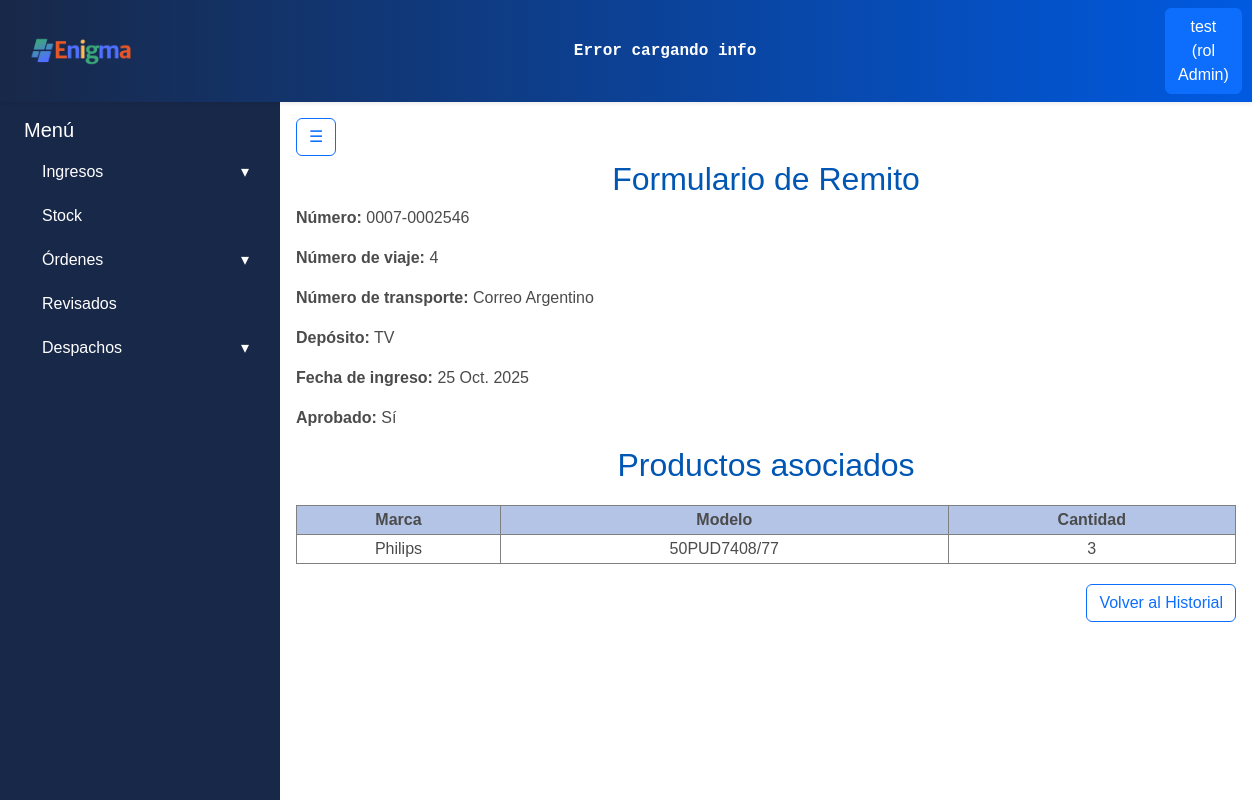
The app's page /ingresos/history/ver/9/ (signed in) with its own data.
### apps/usuarios/models.py (models this page shows, shortened)
class Usuarios(AbstractBaseUser):
    username = models.CharField('Nombre de usuario', unique= True, max_length=60)
    email = models.EmailField('Correo electronico', max_length=254, unique= True)
    nombre = models.CharField(max_length=50)
    apellido = models.CharField(max_length=50)
    rol = models.ForeignKey(Roles, on_delete=models.CASCADE)
    activo = models.BooleanField(default=True)
    is_admin = models.BooleanField(default = False)
    is_superuser = models.BooleanField(default=False)
    is_staff = models.BooleanField(default=False)
    objects = UsuariosManager()
    USERNAME_FIELD = 'username'
    REQUIRED_FIELDS = ['nombre', 'apellido', 'email'] #campos necesarios para crear la cuenta por consola

class Roles(models.Model):
    id = models.AutoField(primary_key=True)
    nombre = models.CharField(max_length=50)
    def __str__(self):
        return self.nombre

### apps/ingresos/models.py (models this page shows, shortened)
class Remitos(ModeloBaseConUsuario):
    numero_remito = models.CharField(max_length=20)
    numero_viaje = models.IntegerField()
    detalle_transporte = models.CharField(max_length=30)
    deposito_id = models.ForeignKey('stock.Depositos', on_delete=models.PROTECT)
    fecha_ingreso = models.DateField(auto_now_add=True)
    aprobado = models.BooleanField(default=False)
    productos = models.ManyToManyField('Productos', through='RemitoProducto')

class RemitoProducto(models.Model):
    id = models.AutoField(primary_key=True)
    remito_id = models.ForeignKey('Remitos', on_delete=models.CASCADE)
    producto_id = models.ForeignKey('Productos', on_delete=models.PROTECT)
    cantidad = models.PositiveIntegerField()
    actualizado = models.DateTimeField(auto_now=True)

class Productos(models.Model):
    id = models.AutoField(primary_key=True)
    marca = models.CharField(max_length=30)
    modelo = models.CharField(max_length=50, unique=True)

### apps/stock/models.py (models this page shows, shortened)
class Depositos(models.Model):
    id = models.AutoField(primary_key=True)
    nombre = models.CharField(max_length=50)

### apps/ingresos/views.py (the view)
# urls.py: path('ver/<int:pk>/', ver_remito, name='ver_remito'),
@login_required     # SOLO EL DECORADOR, LA REDIRECCION ESTA DEFINIDA EN EL SETTING
def ver_remito(request, pk):
    remito = get_object_or_404(Remitos, pk=pk)
    productos_relacionados = RemitoProducto.objects.filter(remito_id=remito)
    return render(request, 'remitos/ver_formulario.html', {'remito': remito,
                                                           'productos_relacionados': productos_relacionados,
                                                           })

### apps/ingresos/templates/remitos/ver_formulario.html (shortened to what this page needs)
{% extends "base.html" %}
{% block content %}
<div>
    <h2>Formulario de Remito</h2>
    <p><strong>Número:</strong> {{ remito.numero_remito }}</p>
    <p><strong>Número de viaje:</strong> {{ remito.numero_viaje }}</p>
    <p><strong>Número de transporte:</strong> {{ remito.detalle_transporte }}</p>
    <p><strong>Depósito:</strong> {{ remito.deposito_id.nombre }}</p>
    <p><strong>Fecha de ingreso:</strong> {{ remito.fecha_ingreso }}</p>
    <p><strong>Aprobado:</strong> {{ remito.aprobado|yesno:"Sí,No" }}</p>
    <h2>Productos asociados</h2>
    <table class="ingresos-table">
        <thead>
            <tr>
                <th>Marca</th>
                <th>Modelo</th>
                <th>Cantidad</th>
            </tr>
        </thead>
        <tbody>
            {% for rp in productos_relacionados %}
                <tr>
                    <td>{{ rp.producto_id.marca }}</td>
                    <td>{{ rp.producto_id.modelo }}</td>
                    <td>{{ rp.cantidad }}</td>
                </tr>
            {% empty %}
                <tr><td colspan="3">No hay productos asociados.</td></tr>
            {% endfor %}
        </tbody>
    </table>
</div>
<div class="text-end">
  <a class="btn btn-outline-primary" href="{% url 'ingresos_historial' %}">Volver al Historial</a>
</div>
{% endblock %}

### templates/includes/header.html (shortened to what this page needs)
{% load static %}
<nav class="navbar navbar-expand-lg shadow-sm navbar-gradient">
  <div class="container-fluid">
    <a class="navbar-brand d-flex align-items-center" href="{% url 'core:dashboard' %}">
      <div class="card-header p-0 bg-transparent border-0">
        <img class="logo_form" src="{% static 'img/enigmaLogoNuevo.png' %}" alt="Enigma Logo">
      </div>
    </a>
    <div class="mx-auto text-center d-none d-lg-block">
        <div class="ticker-container text-white py-1 px-2 rounded">
            <div class="ticker" id="ticker-api">
            </div>
        </div>
    </div>
    <div class="d-flex ms-auto">
      {% if user.is_authenticated %}
        <div class="dropdown">
          <a class="btn btn-primary" href="#" role="button" id="dropdownUser" data-bs-toggle="dropdown" aria-expanded="false">
            {{ user.username }} (rol {{ user.rol }})
          </a>
        </div>
      {% else %}
        <a href="{% url 'usuarios:register' %}" class="btn btn-outline-primary me-2">Registrarse</a>
        <a href="{% url 'usuarios:login' %}" class="btn btn-outline-success">Login</a>
      {% endif %}
    </div>
  </div>
</nav>

### static/css/style.css (style rules this page uses)
:root { --color-bg-navbar-solid:linear-gradient(90deg, #182848 0%, #005ae1 100%); }
.navbar-gradient { background: var(--color-bg-navbar-solid); }
.logo_form { width: auto; height: 40px; margin-right: 10px; margin-left: 0.8rem; }
h2 { color: #e02626; }
.ingresos-table { width: 100%; border-collapse: collapse; margin: 20px auto; border: 1px solid black; text-align: center; }
.ingresos-table th, .ingresos-table td { border: 1px solid gray; padding: 2px; text-align: center; }
.ingresos-table th { background-color: #b3c4e6; }
body { font-family: Arial, sans-serif; color: #4b4b4b; }
h1, h2 { text-align: center; color: #0056b3; }
.ticker-container { color: #E0F2FE; overflow: hidden; white-space: nowrap; position: relative; width: 1000px; font-weight: bold; font-family: monospace; border-radius: 0.25rem; }
.ticker { display: inline-block; white-space: nowrap; animation: scrollTicker 50s linear infinite; }

### records on screen
Usuarios: username "test", rol "Admin"
Remitos: numero_remito "0007-0002546", numero_viaje "4", detalle_transporte "Correo Argentino", deposito_id.nombre "TV", fecha_ingreso "25 Oct. 2025", aprobado "Sí"
RemitoProducto: producto_id.marca "Philips", producto_id.modelo "50PUD7408/77", cantidad "3"
